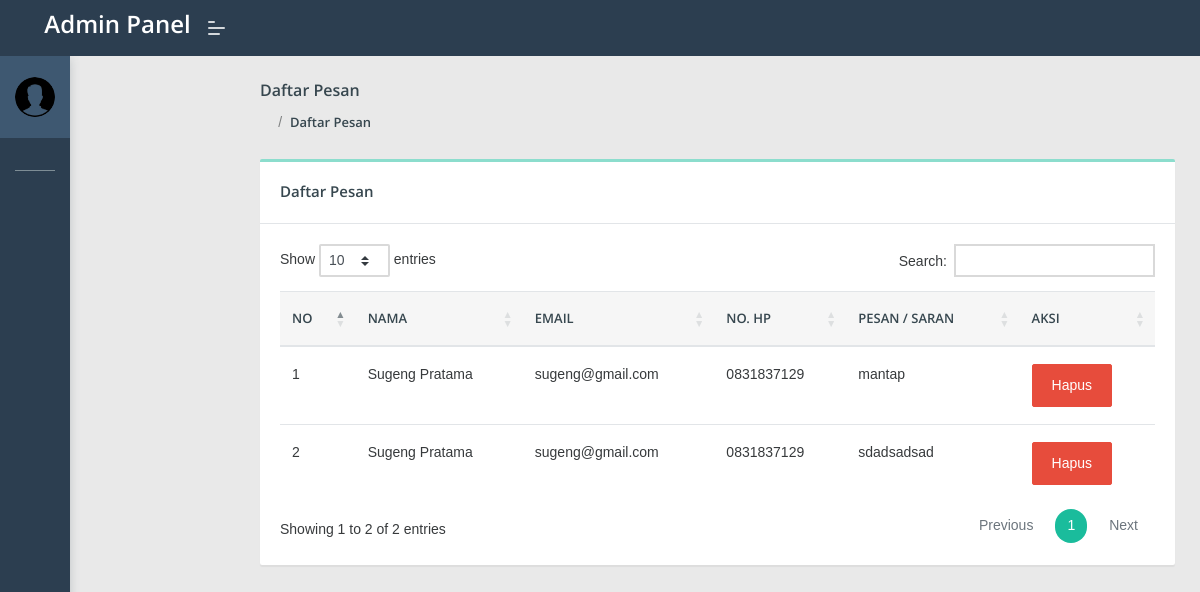
Screenshot of /admin/index.php?halaman=pesan with the database file from the repository.
### tables this page shows
CREATE TABLE `pesan` (
  `idpesan` int(11) NOT NULL,
  `nama` text NOT NULL,
  `email` text NOT NULL,
  `nohp` text NOT NULL,
  `pesan` text NOT NULL
);

### admin/pesan.php (the view, shortened to what this page needs)
<section class="pcoded-main-container">
	<div class="pcoded-content">
		<div class="page-header">
			<div class="page-block">
				<div class="row align-items-center">
					<div class="col-md-12">
						<div class="page-header-title">
							<h5 class="m-b-10">Daftar Pesan</h5>
						</div>
						<ul class="breadcrumb">
							<li class="breadcrumb-item"><a href="index.php"><i class="feather icon-home"></i></a></li>
							<li class="breadcrumb-item"><a href="#!">Daftar Pesan</a></li>
						</ul>
					</div>
				</div>
			</div>
		</div>
		<div class="row">
			<div class="col-md-12">
				<div class="card">
					<div class="card-header">
						<h5>Daftar Pesan</h5>
					</div>
					<div class="card-body table-border-style">
						<div class="table-responsive">
							<table class="table table-hover" id="tabel">
								<thead>
								<tr>
                                        <th>No</th>
                                        <th>Nama</th>
                                        <th>Email</th>
                                        <th>No. HP</th>
                                        <th>Pesan / Saran</th>
                                            <th>Aksi</th>
                                    </tr>
                                </thead>
                                <tbody>
                                    <?php
                                    $no = 1;
                                    $result = $koneksi->query("SELECT * FROM pesan order by idpesan desc");
                                    while ($data = $result->fetch_array()) :
                                    ?>
                                        <tr>
                                            <td><?= $no++ ?></td>
                                            <td><?= $data['nama'] ?></td>
                                            <td><?= $data['email'] ?></td>
                                            <td><?= $data['nohp'] ?></td>
                                            <td><?= $data['pesan'] ?></td>
                                                <td>
                                                    <a class="btn btn-danger" onclick="return confirm('Apakah anda yakin ingin menghapus data ini ?')" href="pesanhapus.php?id=<?= $data['idpesan'] ?>">Hapus</a>
                                                </td>
                                        </tr>
                                    <?php endwhile; ?>
                                </tbody>
							</table>
						</div>
					</div>
				</div>
			</div>
		</div>
	</div>
</section>

### rows the page displays
pesan: nama "Sugeng Pratama", email "sugeng@gmail.com", nohp "0831837129", pesan "mantap"
pesan: nama "Sugeng Pratama", email "sugeng@gmail.com", nohp "0831837129", pesan "sdadsadsad"
